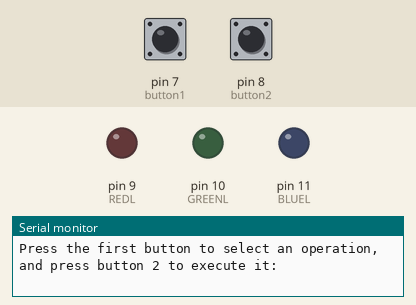
Simulated run of this sketch. Board: Arduino Uno, built with avr-gcc and run on an emulated ATmega328P. Shown: output pins drawn as LEDs (lit = HIGH), the last lines printed to the serial monitor. Inputs (shaded band) come from the test bench; at power-on: pin 7 (button1) HIGH, pin 8 (button2) HIGH.

Above: at 1.2 s.
1.3 s: pin 7 (button1) pulled LOW for 1 s
At 2.9 s:
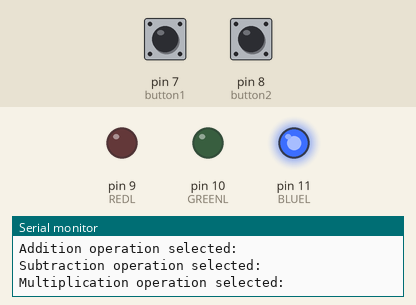
3.8 s: pin 8 (button2) pulled LOW for 0.15 s
At 4.8 s:
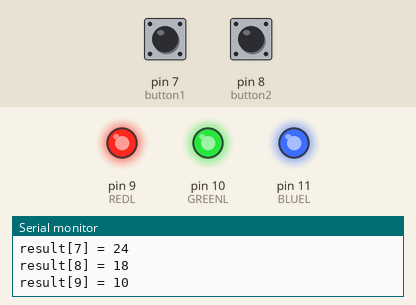
6.6 s: pin 7 (button1) pulled LOW for 0.15 s
At 7.4 s:
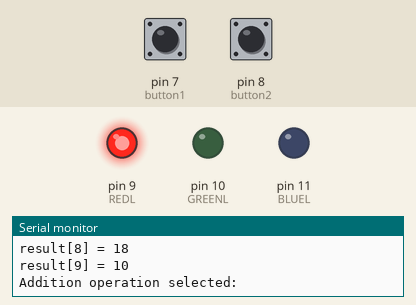
8.3 s: pin 7 (button1) pulled LOW for 3.2 s
At 12.4 s:
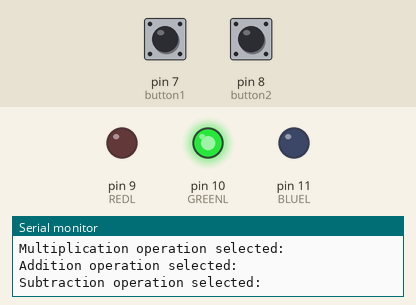
Timing chart, 0 to 13.9 s (numbered marks = the images above; inputs shaded):
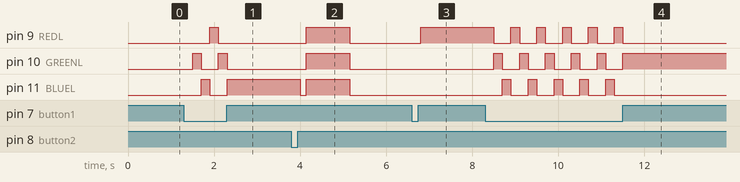

Measured:
- after the input at 1.3 s, pin 9 (REDL): LOW → HIGH after 0.60 s, → LOW 0.20 s later; pin 10 (GREENL): alternates HIGH for 0.20 s and LOW for 0.40 s, 4 changes in all, then stays LOW, starting after 0.20 s; pin 11 (BLUEL): LOW → HIGH after 0.40 s, → LOW 0.20 s later, → HIGH 0.40 s later
- after the input at 3.8 s, pin 9 (REDL), pin 10 (GREENL): LOW → HIGH after 0.35 s, → LOW 1.0 s later; pin 11 (BLUEL): HIGH → LOW after 0.20 s, → HIGH 0.15 s later, → LOW 1.0 s later
- after the input at 6.6 s, pin 9 (REDL): LOW → HIGH after 0.20 s
- after the input at 8.3 s, pin 9 (REDL): alternates HIGH for 0.20 s and LOW for 0.40 s, 11 changes in all, then stays LOW, starting after 0.20 s; pin 10 (GREENL): alternates HIGH for 0.20 s and LOW for 0.40 s, 11 changes in all, then stays HIGH, starting after 0.20 s

The sketch:

LAB1_MICRO_Q7.ino
```cpp
// Pin definitions
const int REDL = 9;
const int GREENL = 10;
const int BLUEL = 11;
const int button1 = 7;
const int button2 = 8;

// Initialize Arrays
int arr1[] = {1, 2, 3, 4, 5, 6, 7, 8, 9, 10};
int arr2[] = {10, 9, 8, 7, 6, 5, 4, 3, 2, 1};

int result[10];

int operation = 0;
bool operationSelected = false;

void setup() {
  // Initialize LED
  pinMode(REDL, OUTPUT);
  pinMode(GREENL, OUTPUT);
  pinMode(BLUEL, OUTPUT);

  // Initialize button pins as input
  pinMode(button1, INPUT_PULLUP);
  pinMode(button2, INPUT_PULLUP);

  // Shutting off LED's
  digitalWrite(REDL, LOW);
  digitalWrite(GREENL, LOW);
  digitalWrite(BLUEL, LOW);

  Serial.begin(9600);

  // Print a welcome message for the user
  Serial.println("Press the first button to select an operation, and press button 2 to execute it: ");
}

void loop() {
  // Check if button 1 is pressed to change the operation
  if (digitalRead(button1) == LOW) {
    delay(200);
    operation = (operation + 1) % 3;

    operationSelected = true;

    // fidning the selected button and lighting the LED
    if (operation == 0) {
      digitalWrite(REDL, HIGH);
      digitalWrite(GREENL, LOW);
      digitalWrite(BLUEL, LOW);
      Serial.println("Addition operation selected: ");
    } else if (operation == 1) {
      digitalWrite(REDL, LOW);
      digitalWrite(GREENL, HIGH);
      digitalWrite(BLUEL, LOW);
      Serial.println("Subtraction operation selected: ");
    } else if (operation == 2) {
      digitalWrite(REDL, LOW);
      digitalWrite(GREENL, LOW);
      digitalWrite(BLUEL, HIGH);
      Serial.println("Multiplication operation selected: ");
    }
  }

  // Check if button 2 is pressed to execute the selected operation
  if (digitalRead(button2) == LOW && operationSelected) {
    delay(200);


    Serial.println("Performing operation currently...: ");

    // Perform the selected operation
    for (int i = 0; i < 10; i++) {
      if (operation == 0) {
        result[i] = arr1[i] + arr2[i];
      } else if (operation == 1) {
        result[i] = arr1[i] - arr2[i];
      } else if (operation == 2) {
        result[i] = arr1[i] * arr2[i];
      }
    }

    // Turn off all LED
    digitalWrite(REDL, LOW);
    digitalWrite(GREENL, LOW);
    digitalWrite(BLUEL, LOW);

    // Print the results
    Serial.println("Results: ");
    for (int i = 0; i < 10; i++) {
      Serial.print("result[");
      Serial.print(i);
      Serial.print("] = ");
      Serial.println(result[i]);
    }

    // Turn on all LED's
    digitalWrite(REDL, HIGH);
    digitalWrite(GREENL, HIGH);
    digitalWrite(BLUEL, HIGH);
    delay(1000);

    // Turn off the LED's
    digitalWrite(REDL, LOW);
    digitalWrite(GREENL, LOW);
    digitalWrite(BLUEL, LOW);

    operationSelected = false;
  }
}
```
